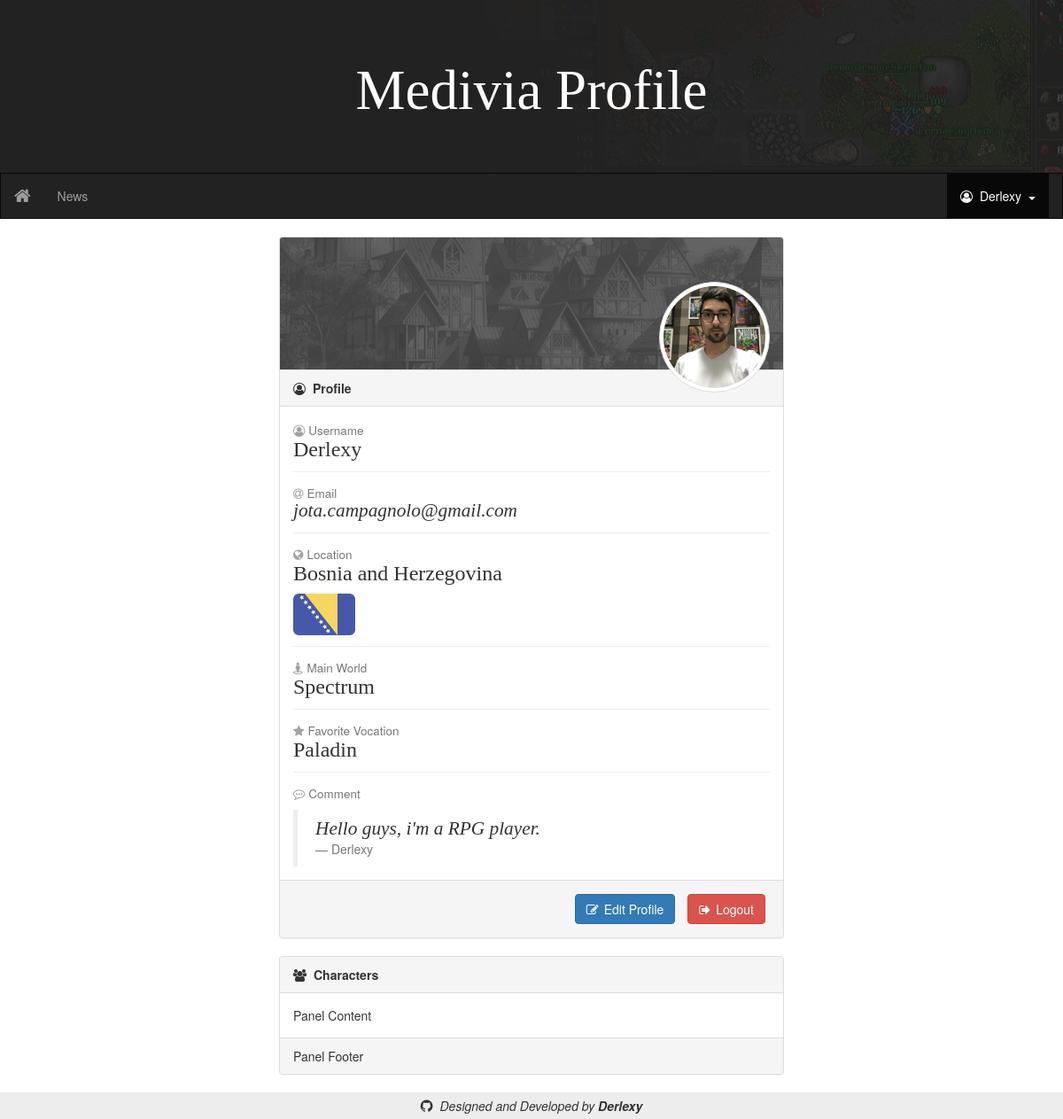
Page /source/user_profile_page.php (signed in) on the committed database.
### tables this page shows
CREATE TABLE IF NOT EXISTS `users` (
  `uid` INT NOT NULL AUTO_INCREMENT,
  `username` VARCHAR(20) NOT NULL,
  `email` VARCHAR(50) NOT NULL,
  `password` VARCHAR(20) NOT NULL,
  `comment` VARCHAR(150) NOT NULL DEFAULT 'Nothing commented.',
  `comment_owner` VARCHAR(40) NOT NULL DEFAULT 'Nobody',
  `avatar_image` VARCHAR(20) NOT NULL DEFAULT 'default',
  `vocation_uid` INT NOT NULL DEFAULT 1,
  `world_uid` INT NOT NULL DEFAULT 1,
  `country_uid` INT NOT NULL DEFAULT 1,
  PRIMARY KEY (`uid`),
  UNIQUE INDEX `username_UNIQUE` (`username` ASC),
  UNIQUE INDEX `email_UNIQUE` (`email` ASC),
  INDEX `users_country_uid_idx` (`country_uid` ASC),
  INDEX `users_vocation_uid_idx` (`vocation_uid` ASC),
  INDEX `users_world_uid_idx` (`world_uid` ASC),
  CONSTRAINT `users_country_uid`
    FOREIGN KEY (`country_uid`)
    REFERENCES `countries` (`uid`)
    ON DELETE NO ACTION
    ON UPDATE NO ACTION,
  CONSTRAINT `users_vocation_uid`
    FOREIGN KEY (`vocation_uid`)
    REFERENCES `vocations` (`uid`)
    ON DELETE NO ACTION
    ON UPDATE NO ACTION,
  CONSTRAINT `users_world_uid`
    FOREIGN KEY (`world_uid`)
    REFERENCES `worlds` (`uid`)
    ON DELETE NO ACTION
    ON UPDATE NO ACTION);

CREATE TABLE IF NOT EXISTS `countries` (
  `uid` INT NOT NULL AUTO_INCREMENT,
  `name` VARCHAR(50) NOT NULL,
  `flagImage` VARCHAR(50) NULL,
  PRIMARY KEY (`uid`));

CREATE TABLE IF NOT EXISTS `worlds` (
  `uid` INT NOT NULL AUTO_INCREMENT,
  `name` VARCHAR(20) NOT NULL,
  `location` VARCHAR(20) NOT NULL,
  `expRate` INT NOT NULL,
  `skillsRate` INT NOT NULL,
  `manaRate` INT NOT NULL,
  `hpRate` INT NOT NULL,
  `magicRate` INT NOT NULL,
  `lootRate` INT NOT NULL,
  PRIMARY KEY (`uid`));

CREATE TABLE IF NOT EXISTS `vocations` (
  `uid` INT NOT NULL AUTO_INCREMENT,
  `class` VARCHAR(20) NOT NULL,
  `name` VARCHAR(20) NOT NULL,
  `manaGain` INT NOT NULL,
  `hpGain` INT NOT NULL,
  `capGain` INT NOT NULL,
  `manaRegen` DOUBLE NOT NULL,
  `hpRegen` DOUBLE NOT NULL,
  PRIMARY KEY (`uid`));

### source/classes/classes.php (called while the page is built, shortened)
<?php
        class Country{
            function __construct($link, $uid){
                $resultQuery = mysqli_query($link, "SELECT * FROM countries WHERE uid = '$uid'");
                $row = mysqli_fetch_array($resultQuery);
                $this->name = $row[1];
                $this->flagImage = $row[2] . ".png";
                return;
            }
        }
        class Vocation{
            function __construct($link, $uid){
                $resultQuery = mysqli_query($link, "SELECT * FROM vocations WHERE uid = '$uid'");
                $row = mysqli_fetch_array($resultQuery);
                $this->name = $row[2];
                return;
            }
        }
        class World{
            function __construct($link, $uid){
                $resultQuery = mysqli_query($link, "SELECT * FROM worlds WHERE uid = '$uid'");
                $row = mysqli_fetch_array($resultQuery);
                $this->name = $row[1];
                return;
            }
        }
        class User{
            function __construct($link, $uid){
                $resultQuery = mysqli_query($link, "SELECT * FROM users WHERE uid = '$uid'");
                $row = mysqli_fetch_array($resultQuery);
                $this->username = $row[1];
                $this->email = $row[2];
                $this->comment = $row[4];
                $this->comment_owner = $row[5];
                $this->avatar_image = $row[6] . ".png";
                $this->vocation = new Vocation($link, $row[7]);
                $this->world = new World($link, $row[8]);
                $this->country = new Country($link, $row[9]);
                return;
            }
        }
?>

### source/user_profile_page.php (the view, shortened to what this page needs)
<!DOCTYPE html>
<html lang="en">
    <head>
        <link href="css/bootstrap.min.css" rel="stylesheet">
        <link rel="stylesheet" href="font-awesome-4.7.0/css/font-awesome.min.css">
        <?php
            include "functions/layout_functions.php";
            include "functions/database_functions.php";
            include "classes/classes.php";
        ?>
    </head>
    <body>
        <?php
            $link = connectDatabase();
        ?>
        <?php
            if(!(isset($_SESSION["userUID"]))){
                header("Location: user_login_page.php");
            }
            else{
                $user = new User($link, $_SESSION["userUID"]);
            }
        ?>
        <div class="container-fluid">
            <div class="row">
                <?php
                    printBanner();
                    printUserMenu("user_profile_page");
                ?>
            </div>
            <div class="row">
                <div class="col-sm-3">
                </div>
                <div class="col-sm-6">
                    <div class="panel panel-default">
                        <?php
                        echo '<div class="panel-heading text-right" style="background: url(images/layout/profile_background.png) no-repeat center center; height: 150px;">
                            <img class="img-circle img-thumbnail" src="images/users_avatars/' . $user->avatar_image . '" width="125px" height="125px" style="margin-top: 40px">
                        </div>';
                        ?>
                        <div class="panel-heading">
                            <span class="fa fa-user-circle-o" style="margin-right: 8px"></span><b>Profile</b>
                        </div>
                        <div class="panel-body">
                            <?php
                            echo '<h4 style="margin: 0px"><small><span class="fa fa-user-circle-o" style="margin-right: 4px; font-size: 10pt; color: #a2a2a2"></span>Username</small></h4>
                            <h4 style="font-family: Book Antiqua; font-size: 18pt; margin: 0px">' . $user->username . '</h4>
                            <hr style="margin: 12px 0px 12px 0px">
                            <h4 style="margin: 0px"><small><span class="fa fa-at" style="margin-right: 4px; font-size: 10pt; color: #a2a2a2"></span>Email</small></h4>
                            <h4 style="font-family: Book Antiqua; font-size: 16pt; margin: 0px"><i>' . $user->email . '</i></h4>
                            <hr style="margin: 12px 0px 12px 0px">
                            <h4 style="margin: 0px"><small><span class="fa fa-globe" style="margin-right: 4px; font-size: 10pt; color: #a2a2a2"></span>Location</small></h4>
                            <h4 style="font-family: Book Antiqua; font-size: 18pt; margin: 0px">' . $user->country->name . '</h4>
                            <img class="img" src="images/flags/' . $user->country->flagImage . '" style="margin-top: 10px">
                            <hr style="margin: 12px 0px 12px 0px">
                            <h4 style="margin: 0px"><small><span class="fa fa-street-view" style="margin-right: 4px; font-size: 10pt; color: #a2a2a2"></span>Main World</small></h4>
                            <h4 style="font-family: Book Antiqua; font-size: 18pt; margin: 0px">' . $user->world->name . '</h4>
                            <hr style="margin: 12px 0px 12px 0px">
                            <h4 style="margin: 0px"><small><span class="fa fa-star" style="margin-right: 4px; font-size: 10pt; color: #a2a2a2"></span>Favorite Vocation</small></h4>
                            <h4 style="font-family: Book Antiqua; font-size: 18pt; margin: 0px">' . $user->vocation->name . '</h4>
                            <hr style="margin: 12px 0px 12px 0px">
                            <h4 style="margin: 0px"><small><span class="fa fa-commenting-o" style="margin-right: 4px; font-size: 10pt; color: #a2a2a2"></span>Comment</small></h4>
                            <blockquote style="margin: 10px 0px 0px 0px">
                                <h4 style="font-family: Book Antiqua; font-size: 16pt; margin: 0px"><i>' . $user->comment . '</i></h4>
                                <footer>' . $user->comment_owner . '</footer>
                            </blockquote>';
                            ?>
                        </div>
                        <div class="panel-footer text-right">
                            <a class="btn btn-primary" href="user_edit_profile_page.php" type="button" style="margin: 5px">
                                <span class="fa fa-pencil-square-o" style="margin-right: 6px"></span>Edit Profile
                            </a>
                            <a class="btn btn-danger" href="functions/user_logout_functions.php" type="button" style="margin: 5px">
                                <span class="fa fa-sign-out" style="margin-right: 6px"></span>Logout
                            </a>
                        </div>
                    </div>
                    <div class="panel panel-default">
                        <div class="panel-heading">
                            <span class="fa fa-users" style="margin-right: 8px"></span><b>Characters</b>
                        </div>
                        <div class="panel-body">
                            Panel Content
                        </div>
                        <div class="panel-footer">
                            Panel Footer
                        </div>
                    </div>
                </div>
                <div class="col-sm-3">
                </div>
            </div>
            <?php
                printFooter();
            ?>
        </div>
        <link rel="stylesheet" href="https://cdnjs.cloudflare.com/ajax/libs/bootstrap-select/1.12.4/css/bootstrap-select.min.css">
    </body>
</html>

### source/functions/layout_functions.php (shortened to what this page needs)
<?php
    function printBanner(){
        echo '<div class="jumbotron text-center" style="border-radius: 0px; background-image: url(./images/layout/banner.png); background-position: center center; margin-bottom: 0px">
            <h1 style="color: white; font-family: Book Antiqua">Medivia Profile</h1>
        </div>';
    }
    function printUserMenu($pageName){
        echo '<nav class="navbar navbar-inverse" style="border-radius: 0px">
            <div class="container-fluid">
                <div class="navbar-header">
                    <button type="button" class="navbar-toggle collapsed" data-toggle="collapse" data-target="#bs-example-navbar-collapse-1" aria-expanded="false">
                        <span class="sr-only">Toggle navigation</span>
                        <span class="icon-bar"></span>
                        <span class="icon-bar"></span>
                        <span class="icon-bar"></span>
                    </button>
                    <a class="navbar-brand fa fa-home" style="font-size: 15pt" href="#"></a>
                </div>
                <div class="collapse navbar-collapse" id="bs-example-navbar-collapse-1">
                    <ul class="nav navbar-nav">';
                        if($pageName == "index" || $pageName == "news"){
                            echo '<li class="active"><a href="index.php">News<span class="sr-only">(current)</span></a></li>';
                        }else{
                            echo '<li><a href="index.php">News</a></li>';
                        }
                    echo '</ul>
                    <ul class="nav navbar-nav navbar-right">';
                        if($pageName == "user_profile_page" || $pageName == "user_edit_profile_page"){
                            echo '<li class="dropdown active">';
                        }else{
                            echo '<li class="dropdown">';
                        }
                            echo '<a href="#" class="dropdown-toggle" data-toggle="dropdown" role="button" aria-haspopup="true" aria-expanded="false"><span class="fa fa-user-circle-o" style="margin-right: 8px"></span>' . $_SESSION["userUsername"] . '<span class="caret" style="margin-left: 8px"></span></a>
                            <ul class="dropdown-menu">';
                                echo '<li role="separator" class="divider"></li>
                                <li><a href="functions/user_logout_functions.php"><span class="fa fa-sign-out" style="margin-right: 8px"></span>Logout</a></li>
                            </ul>
                        </li>
                    </ul>
                </div>
            </div>
        </nav> ';
    }
    function printFooter(){
        echo '<div class="footer navbar-fixed-bottom text-center" style="background-color: #ededed">
            <div style="margin: 5px">
                <span class="fa fa-github" style="margin-right: 8px; font-size: 12pt"></span><i>Designed and Developed by <b>Derlexy</b></i>
            </div>
        </div>';
    }
?>

### rows in the picture
users: avatar_image (picture), username "Derlexy", email "jota.campagnolo@gmail.com", comment "Hello guys, i'm a RPG player.", comment_owner "Derlexy"
countries: name "Bosnia and Herzegovina", flagImage (picture)
worlds: name "Spectrum"
vocations: name "Paladin"

### other values in the picture
$_SESSION["userUsername"] "Derlexy"
